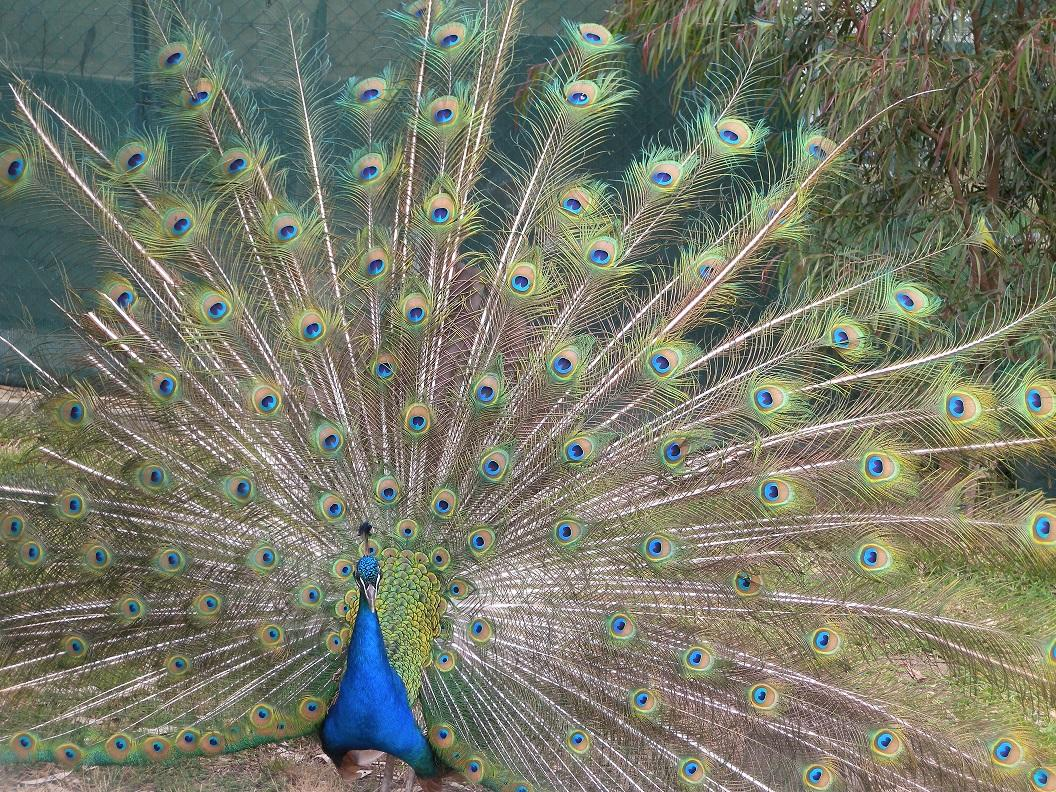
#> input picture Basic Image Processing/codeAndImage/peacock.jpg, 1056 x 792 px
$ python main.py
#> lines starting #> are read from the running program, lines starting #| are printed output that depends on the picture; long printed decimals are rounded
import numpy as np
import matplotlib.pyplot as plt
import cv2
import skimage
from skimage.measure import block_reduce
import glob # Used to read all image in a directory

# 1 Introduction

peackock = cv2.imread("peacock.jpg") #Read image with colors
#> peackock is the input picture: shape (792, 1056, 3); mean B, G, R 105.3, 121.6, 118.4

height,width,channels = peackock.shape
#> height = 792; width = 1056; channels = 3
print("The image has height: ",height)
#| The image has height:  792
print("The image has width: ",width)
#| The image has width:  1056
print("The image has channels: ",channels)
#| The image has channels:  3


blueHist = cv2.calcHist([peackock],[0],None,[256],[0,256]) #arg = ([image],[0] or [1] or [2] // grey/blue-green-red, mask (hist of a region), [bin count], ranges = [0,256]
#> blueHist = 256 values, max 9236 at index 88, min 117 at index 254, mean 3267
greenHist = cv2.calcHist([peackock],[1],None,[256],[0,256])
#> greenHist = 256 values, max 8555 at index 111, min 26 at index 2, mean 3267
redHist = cv2.calcHist([peackock],[2],None,[256],[0,256])
#> redHist = 256 values, max 8586 at index 255, min 109 at index 1, mean 3267


window1 = 'Peackock Color'
cv2.imshow(window1,peackock) # Show image
cv2.waitKey(0)


fig = plt.figure(1)
plt.title("Blue Histogramme")
plt.plot(blueHist,color="blue")
plt.show()
#> figure, not shown here; curve peaks at x = 88, y = 9236

fig = plt.figure(2)
plt.title("Green Histogramme")
plt.plot(greenHist,color="green")
plt.show()
#> figure, not shown here; curve peaks at x = 111, y = 8555

fig = plt.figure(3)
plt.title("Red Histogramme")
plt.plot(redHist,color="red")
plt.show()
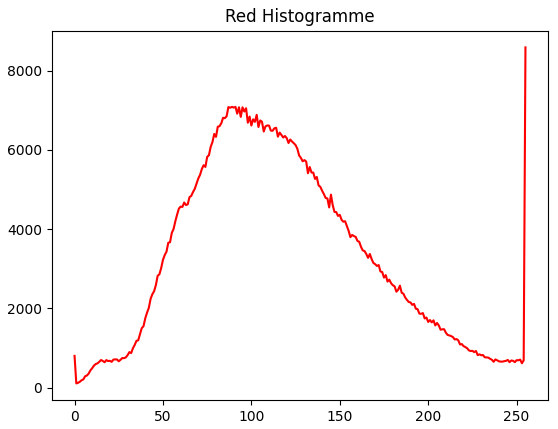
#> figure drawn by matplotlib, 1 panel; curve peaks at x = 255, y = 8586


peackock = cv2.imread("peacock.jpg",0) #Read image without colors (Grayscale)
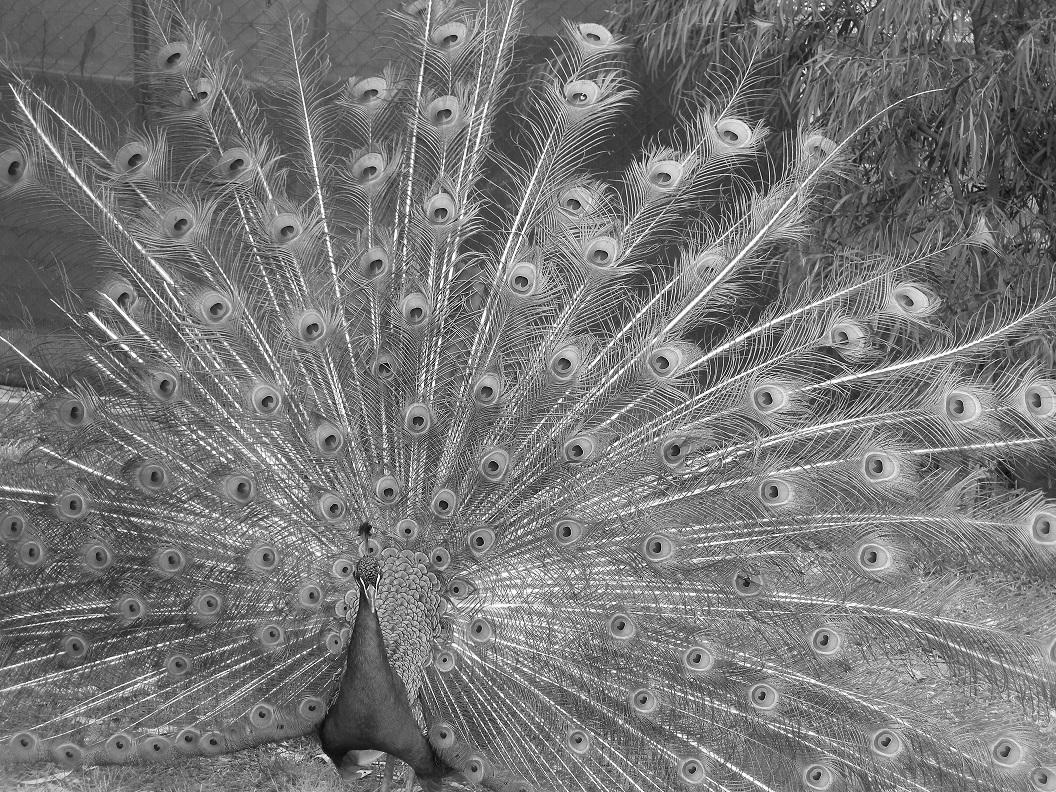
#> peackock: shape (792, 1056); min 0, max 255, mean 118.8
window2 = 'Peackock Grey'
cv2.imshow(window2,peackock) # Show image
cv2.waitKey(0)

# Global mean
globalMean = peackock.mean()
#> globalMean = 118.8
globalVariance = peackock.var()
#> globalVariance = 2144.2
print("Global mean: ",globalMean)
#| Global mean:  118.792
print("Global Variance: ",globalVariance)
#| Global Variance:  2144.239


# Local mean and local variance

localMean = skimage.measure.block_reduce(peackock,block_size=(3,3), func = np.mean)
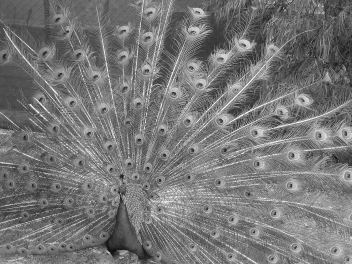
#> localMean: shape (264, 352) float64; min 15.89, max 250.3, mean 118.8
localMean = localMean.astype(np.uint8)
window3 = 'Local mean'
cv2.imshow(window3,localMean) # Show image
cv2.waitKey(0)

localVariance = skimage.measure.block_reduce(peackock,block_size=(3,3), func = np.var)
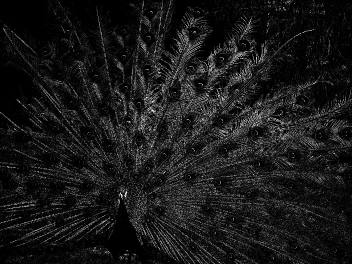
#> localVariance: shape (264, 352) float64; min 0.0988, max 11023.5, mean 1090.3; drawn with min black and max white
localVariance = localVariance.astype(np.uint8)
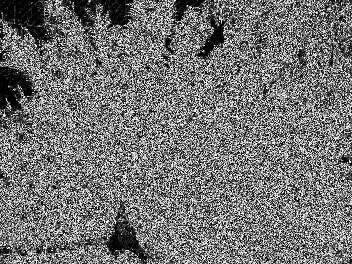
#> localVariance: shape (264, 352); min 0, max 255, mean 115.7
window4 = 'Local Variance'
cv2.imshow(window4,localVariance) # Show image
cv2.waitKey(0)


# 2 Noise

def generateGaussianNoise(mean,std,N,M): #Generate a Gaussian Noise array NxM
    return np.asarray([np.random.normal(mean,std,M) for i in range(N)])


def generateSaltPeper(X,p,q): #Generate a Salt and peper Noised image for an image X
    if p+q < 1:
        s_min = np.min(X)
        s_max = np.max(X)
        N,M = X.shape
        for i in range(N):
            for j in range(M):
                r = np.random.rand()

                if r <= p:
                    X[i][j] = s_min

                if p+q > r > p:
                    X[i][j] = s_max
        return X
    else:
        print("p + q need to be smaller than 1")


def meanSquaredError(X,Y): #MSE between two images
    if X.shape == Y.shape:
        X = skimage.img_as_float(X) #need to convert the image in double format before computing the mse (To have the result in a chosen datatype)
        Y = skimage.img_as_float(Y)
        N,M = X.shape
        squaredErrorMatrix = np.asarray([[(Y[i][j] - X[i][j])**2 for j in range(M)] for i in range(N)])
        tot = N*M
        somme = sum(sum(squaredErrorMatrix))
        return somme/tot
    else:
        print("X and Y must be in same size")
#
peackockUint8 = cv2.imread("peacock.jpg",0) # uint8 by default
peackockDouble = skimage.img_as_float(peackockUint8) # convert to double format

###
print("MSE between the two dataType: ",meanSquaredError(peackockUint8,peackockDouble)) # Explanation: the mean square error compute the mean of the sum squared difference between each pixel's value so its logic to have a very big value. The uint8 datatype is between 0 and 255 and for the double we have value between 0 and 1 for each pixels.
#> in meanSquaredError, `squaredErrorMatrix = np.asarray([[(Y[i][j] - X[i][j])**2 for j in rang..`: squaredErrorMatrix: shape (792, 1056) float64; every value is 0
#> in meanSquaredError, `somme = sum(sum(squaredErrorMatrix))`: somme = 0
#| MSE between the two dataType:  0.0
# In addition when we add two uint8 values together the result is also in uint8 so its important to be careful.
###

# Peak Signal to Noise Ration

def PSNR(X,Y,sigma):
    if meanSquaredError(X,Y) == 0:
        return "same image"

    a = 1
    return 10 * np.log10((np.power(a,2))/(np.power(sigma,2)))

def PSNR2(X,Y):
    if meanSquaredError(X,Y) == 0:
        return "same image"

    a = 1
    return 10 * np.log10((np.power(a,2))/meanSquaredError(X,Y))


def addGaussianNoiseAndDisplayPSNR(image,sigma):
    N,M = image.shape

    image = skimage.img_as_float(image)
    window4 = 'Original Image'
    cv2.imshow(window4, image)  # Show image
    cv2.waitKey(0)

    noise = generateGaussianNoise(0,sigma, N, M)
    noisedImage = image + noise
    noisedImage = skimage.img_as_float(noisedImage)

    window5 = 'Noised Image'
    cv2.imshow(window5, noisedImage)  # Show image
    cv2.waitKey(0)

    noisedImage = np.asarray([ [round(noisedImage[i][j]*255) for j in range(M)] for i in range(N) ])
    noisedImage = noisedImage.astype(np.uint8)

    hist = cv2.calcHist([noisedImage], [0], None, [256], [0, 256])
    plt.title("Histogramme")
    plt.plot(hist,color="blue")
    plt.show()


    psnr = PSNR(image,noisedImage,sigma)
    print("Noise with sigma = ",sigma," and PNSR = ",psnr," MSE = ",meanSquaredError(image,noisedImage))


#Gaussian

image = cv2.imread("dct_db/1_IMG_8059.tif",0)
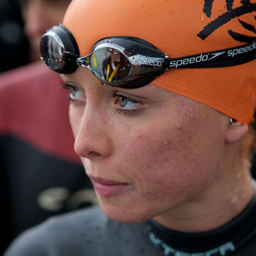
#> input picture Basic Image Processing/codeAndImage/dct_db/1_IMG_8059.tif, 256 x 256 px
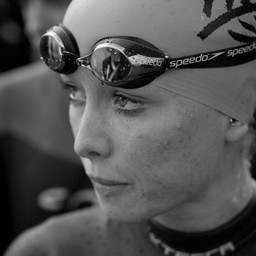
#> image: shape (256, 256); min 0, max 254, mean 82.9
# addGaussianNoiseAndDisplayPSNR(image,0.03)


#Peper noise with psnr = 40
image = skimage.img_as_float(image)
p = 0.0001
q = 0.0002
noisedImage = generateSaltPeper(image,p,q)
#> in generateSaltPeper, `s_max = np.max(X)`: s_max = 0.996
image = cv2.imread("dct_db/1_IMG_8059.tif",0)
image = skimage.img_as_float(image)
sigma = noisedImage.std()
#> sigma = 0.177
print()

psnr = PSNR2(image,noisedImage)
#> in PSNR2, `a = 1`: a = 1
#> psnr = 41.47
window6 = 'Peper Noised Image'
cv2.imshow(window6, noisedImage)  # Show image
cv2.waitKey(0)
print("Noise with p = ",p ,"q = ",q ,"and PNSR = ",psnr," MSE = ",meanSquaredError(image,noisedImage))
#| Noise with p =  0.0001 q =  0.0002 and PNSR =  41.474  MSE =  7.121190617791236e-05


# 3 Identification


def hash(imagePath):
    image = cv2.imread(imagePath, 0) #Read and convert to grayscale
    globalMean = image.mean()
    localMean = skimage.measure.block_reduce(image,block_size=(32,32), func = np.mean)
    localMean = localMean.flatten()
    N = len(localMean)
    booleanVector = [localMean[i]>globalMean for i in range(N)]
    hashVector = [1 if booleanVector[i] else 0 for i in range(N)]
    return np.asarray(hashVector)

def hashNoised(image):
    globalMean = image.mean()
    localMean = skimage.measure.block_reduce(image,block_size=(32,32), func = np.mean)
    localMean = localMean.flatten()
    N = len(localMean)
    booleanVector = [localMean[i]>globalMean for i in range(N)]
    hashVector = [1 if booleanVector[i] else 0 for i in range(N)]
    return np.asarray(hashVector)


def hammingDistance(binaryVector1,binaryVector2):
    N = max(binaryVector1.shape)
    booleanVector = [binaryVector1[i] == binaryVector2[i] for i in range(N)]
    h = booleanVector.count(False)
    P = h/N
    return h,P

def read200images():
    path = "./" + "dct_db" + "/*.tif"
    imagesPaths = glob.glob(path)
    hashVectors = np.asarray([hash(imagePath) for imagePath in imagesPaths])
#> in hash, `globalMean = image.mean()`: globalMean = 82.88
#> in hash, `localMean = localMean.flatten()`: localMean = 64 values, max 179.1 at index 2, min 12.76 at index 8, mean 82.88
#> in hash, `N = len(localMean)`: N = 64
#> in hash, `booleanVector = [localMean[i]>globalMean for i in range(N)]`: booleanVector = 64 items, first 6: False, True, True, True, True, True
#> in hash, `hashVector = [1 if booleanVector[i] else 0 for i in range(N)]`: hashVector = 64 values, max 1 at index 1, min 0 at index 0, mean 0.594
    return hashVectors

def read200Noisedimages(images):
    hashVectors = np.asarray([hashNoised(image) for image in images])
    return hashVectors

def write200Noisedimages(sigma):
    path = "./" + "dct_db" + "/*.tif"
    imagesPaths = glob.glob(path)
    noisedImages = []
    for path in imagesPaths:
        image = skimage.img_as_float(cv2.imread(path, 0))
        N,M = image.shape
        noise = generateGaussianNoise(0,sigma,N,M)
        noisedImage = image + noise
        noisedImages.append(noisedImage)
    return noisedImages


L = 64
X = read200images().transpose() # matrix of size LxM, L = 64, M = 200
#> X has the same summary as hashVector in hash
Y = read200Noisedimages(write200Noisedimages(0.017)).transpose()  #sigma = 0.017 -> PSNR = 35db
#> in hashNoised, `globalMean = image.mean()`: globalMean = 0.325
#> in hashNoised, `localMean = localMean.flatten()`: localMean = 64 values, max 0.703 at index 2, min 0.0498 at index 8, mean 0.325
#> in hashNoised, `N = len(localMean)`: N = 64
#> Y has the same summary as hashVector in hash

X = np.where(X==0,-1,X)
#> X = 64 values, max 1 at index 1, min -1 at index 0, mean 0.188
Y = np.where(Y==0,-1,Y)
#> Y has the same summary as X

Z = np.matmul(X.transpose(),Y)
#> Z = [64]
Zprime = np.matmul(X.transpose(),X)
#> Zprime = [64]

Z = np.divide((Z - L),-2)
#> Z = [0]
Zprime = np.divide((Zprime - L),-2)  # Z = Zprime
#> Zprime = [0]


def pairProbabilityErrorSameClass(X,Y):
    X = X.transpose() #To take first element as the first vector
    Y = Y.transpose()
    N = len(X)
    probabilityErrors = [hammingDistance(X[i],Y[i])[1] for i in range(N)]
    return probabilityErrors


def pairProbabilityErrorDifferentClass(X,Y):
    X = X.transpose() #To take first element as the first vector
    Y = Y.transpose()
    N = len(X)
    probabilityErrors = [hammingDistance(X[i], Y[j])[1] for j in range(N) for i in range(N) if i != j]
    return probabilityErrors

# Compute probability error of the two different configuration

probabilityDifferentClass = pairProbabilityErrorDifferentClass(X,Y)
#> in pairProbabilityErrorDifferentClass, `N = len(X)`: N = 1
#> in pairProbabilityErrorDifferentClass, `probabilityErrors = [hammingDistance(X[i], Y[j])[1] for j in range(N) ..`: probabilityErrors = []
#> probabilityDifferentClass = []
probabilitySameClass = pairProbabilityErrorSameClass(X,Y)
#> in pairProbabilityErrorSameClass, `N = len(X)`: N = 1
#> in hammingDistance, `booleanVector = [binaryVector1[i] == binaryVector2[i] for i in range(N)]`: booleanVector = 64 items, first 6: True, True, True, True, True, True
#> in hammingDistance, `h = booleanVector.count(False)`: h = 0
#> in pairProbabilityErrorSameClass, `probabilityErrors = [hammingDistance(X[i],Y[i])[1] for i in range(N)]`: probabilityErrors = [0]
#> probabilitySameClass = [0]

# Normalization and plot of the density histogram
# We take the sum of the element and divide each element by it, like this we know that the sum is of 1
# The histogram density with mathplotlib and numpy is a litle bit buggy so i made mine represented by a function

sumationDifferentClass = sum(probabilityDifferentClass)
#> sumationDifferentClass = 0
sumationSameClass = sum(probabilitySameClass)
#> sumationSameClass = 0

probabilityDifferentClass = [element/sumationDifferentClass for element in probabilityDifferentClass]
#> (the run stopped early here; a loop or call above may not have finished)
